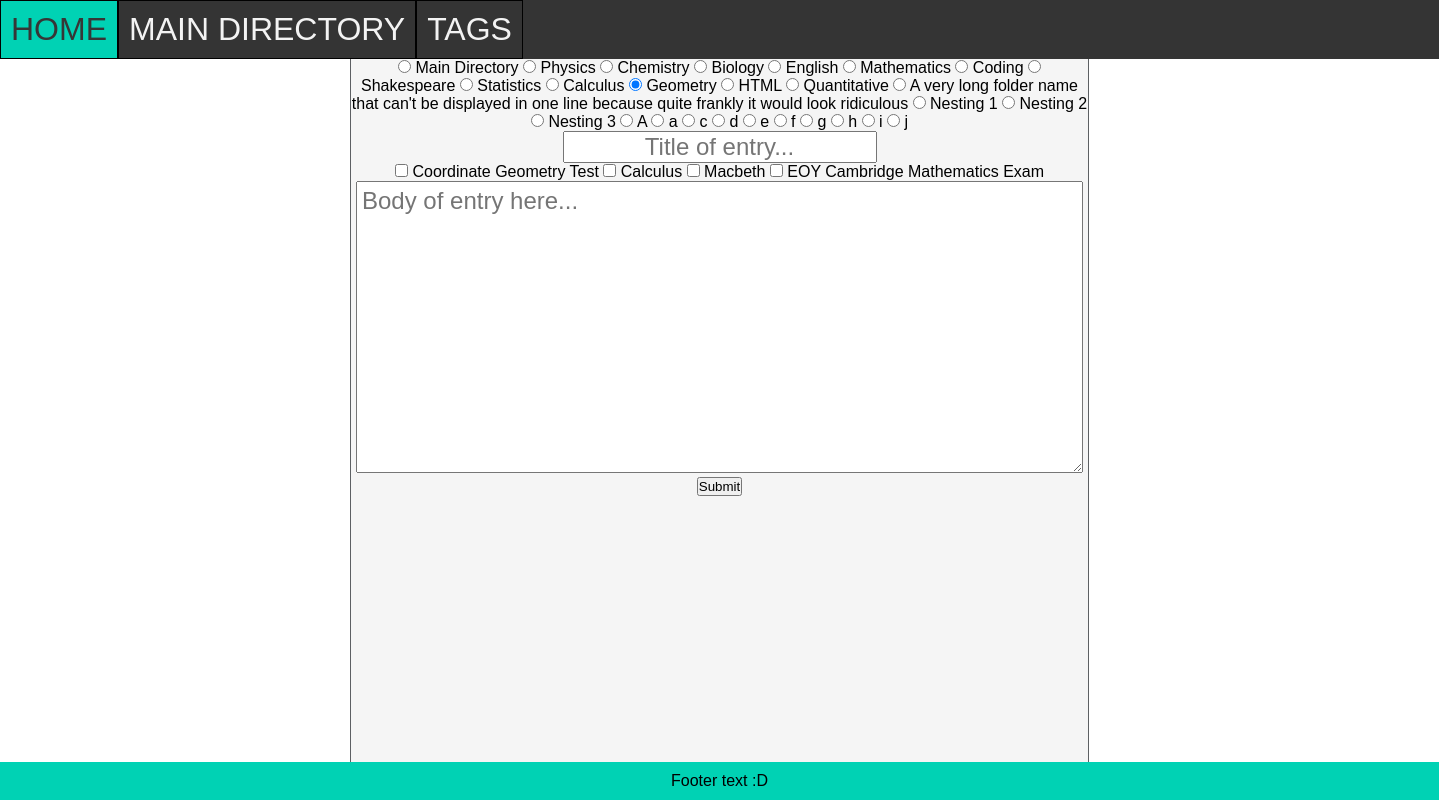
The page /create-entry/11 on the database its author committed.
### tables this page shows
CREATE TABLE FOLDER (id INTEGER PRIMARY KEY AUTOINCREMENT, parent_id INTEGER REFERENCES FOLDER (id), name STRING, info STRING, colour STRING);

CREATE TABLE TAG (id INTEGER PRIMARY KEY AUTOINCREMENT, name STRING, info STRING);

### routes.py (the view)
@app.route('/create-entry/<int:id>')
def create_entry(id):
    tags = retrieve('SELECT id, name FROM TAG')
    folders = retrieve('SELECT id, name FROM FOLDER')
    return render_template('pages/create.html', tags=tags, id=id, folders=folders)

### routes.py (called while the page is built)
def retrieve(query, parameters=None):
    conn = sqlite3.connect('notes_app.db')
    cur = conn.cursor()
    if parameters is None:
        cur.execute(query)
    else:
        cur.execute(query, parameters)
    results = cur.fetchall()
    conn.commit()
    return results

### templates/pages/create.html (shortened to what this page needs)
{% extends 'base_templates/layout.html' %}
{% block content %}
<form method="post">
    {% for folder in folders %}
        {% if folder[0]==id: %}
            <input type="radio" id="folder{{folder[0]}}" name="folder" value={{folder[0]}} checked>
        {% else %}
            <input type="radio" id="folder{{folder[0]}}" name="folder" value={{folder[0]}}>
        {% endif %}
        <label for="folder{{folder[0]}}">{{folder[1]}}</label>
    {% endfor %}
    <input type="text" name="name" placeholder="Title of entry...">
    {% for tag in tags %}
        <input type="checkbox" name="tag{{tag[0]}}" value={{tag[0]}}>
        <label for="tag{{tag[0]}}">{{tag[1]}}</label>
    {% endfor %}
    <textarea name="entry" rows="10" cols="50" placeholder="Body of entry here..."></textarea>
    <input type="submit">
</form>
{% endblock %}

### static/css/style.css (style rules this page uses)
* { margin: 0; padding: 0; box-sizing: border-box; text-align: center; font-family: sans-serif; }
html,body { height: 100%; }
input[type=text] { font-size: 1.5em; }
textarea { font-size: 1.5em; text-align: left; padding: 5px; }

### rows shown on the page
FOLDER: name "Main Directory"
FOLDER: name "Physics"
FOLDER: name "Chemistry"
FOLDER: name "Biology"
FOLDER: name "English"
FOLDER: name "Mathematics"
FOLDER: name "Coding"
FOLDER: name "Shakespeare"
FOLDER: name "Statistics"
FOLDER: name "Calculus"
FOLDER: name "Geometry"
FOLDER: name "HTML"
FOLDER: name "Quantitative"
FOLDER: name "A very long folder name that can't be displayed in one line because quite frankly it would look ridiculous"
FOLDER: name "Nesting 1"
FOLDER: name "Nesting 2"
FOLDER: name "Nesting 3"
FOLDER: name "A"
FOLDER: name "a"
FOLDER: name "c"
FOLDER: name "d"
FOLDER: name "e"
FOLDER: name "f"
FOLDER: name "g"
FOLDER: name "h"
FOLDER: name "i"
FOLDER: name "j"
TAG: name "Coordinate Geometry Test"
TAG: name "Calculus"
TAG: name "Macbeth"
TAG: name "EOY Cambridge Mathematics Exam"
